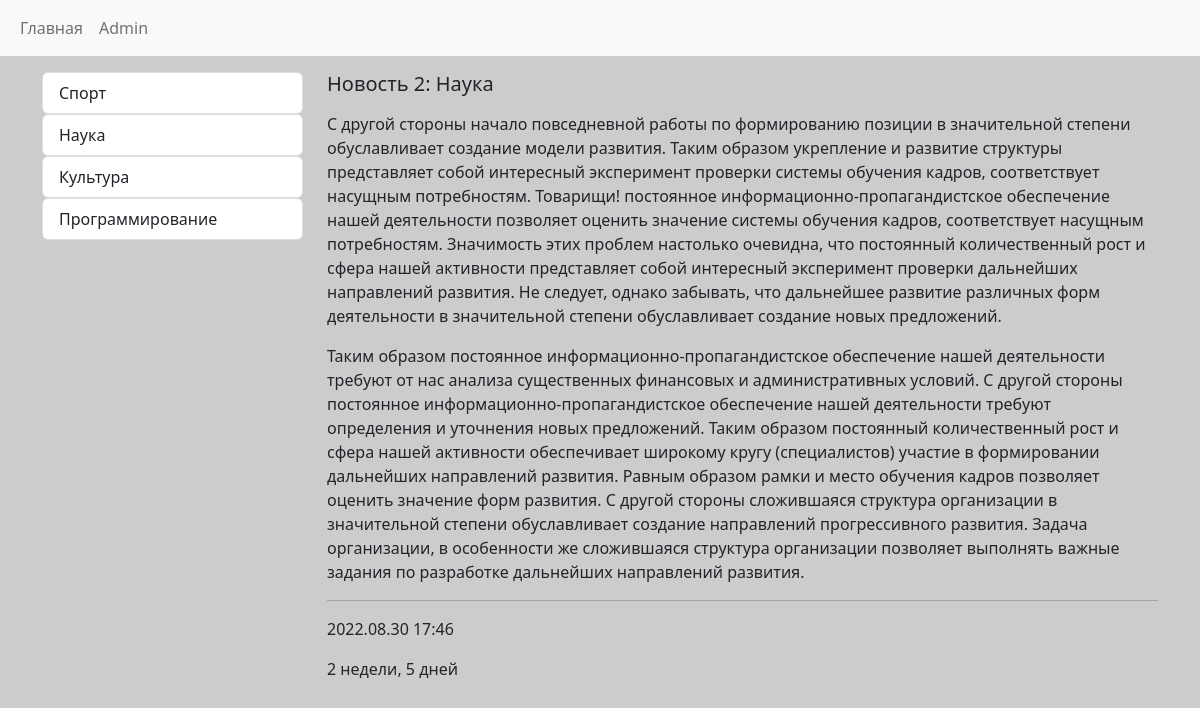
Screenshot of /news/2/ with the database file from the repository.
### news_act/models.py (models this page shows, shortened)
class Category(models.Model):
    title = models.CharField(max_length=50, verbose_name='Категория')
    def get_absolute_url(self):
        return reverse(viewname='category', kwargs={'category_id': self.pk})
    class Meta:
        verbose_name = 'Категория'
        verbose_name_plural = 'Категории'
        ordering = ['title']

class News(models.Model):
    title = models.CharField(max_length=150, verbose_name='Наименование')
    content = models.TextField(blank=True, verbose_name='Контент')
    created_at = models.DateTimeField(auto_now_add=True, verbose_name='Дата создания')
    updated_at = models.DateTimeField(auto_now=True, verbose_name='Обновлен')
    photo = models.ImageField(upload_to='photos/%Y/%m/%d', blank=True)
    is_pub = models.BooleanField(default=True, verbose_name='Опубликирована')
    category = models.ForeignKey('Category', on_delete=models.PROTECT, null=True, verbose_name='Категория',
                                 related_name='get_news')
    views_count = models.IntegerField(default=0)
    class Meta:
        verbose_name = 'Новость'
        verbose_name_plural = 'Новости'
        ordering = ['-created_at']

### news_act/views.py (the view)
# urls.py: path('news/<int:pk>/', ViewNews.as_view(), name='view_news'),
class ViewNews(DetailView):
    model = News
    context_object_name = 'news_item'

### news_act/templatetags/news_tags.py (called while the page is built)
@register.inclusion_tag(filename='news_act/list_categories.html')
def show_categories():
    categories = Category.objects.annotate(cnt=Count('get_news')).filter(cnt__gt=0)
    context = {
        'categories': categories
    }
    return context

### news_act/Templates/news_act/news_detail.html
{% extends 'base.html' %}
{% block SIDEBAR %}
        {% include 'inc/_sidebar.html' %}
{% endblock %}
{% block CONTENT %}
<div class="media-body">
    <h5 class="card-title">{{news_item.title}}: {{news_item.category.title}}</h5>
    <p class="card-text">{{news_item.content|linebreaks}}</p>
    <hr>
    <p class="card-footer">{{news_item.created_at| date:"Y.m.d H:i"}}</p>
    <p class="card-footer">{{news_item.created_at|timesince}}</p>
</div>
{% endblock %}

### news_act/Templates/news_act/list_categories.html
{% for cat in categories %}
    <div class="list-group">
        <a href="{{ cat.get_absolute_url }}" type="button" class="list-group-item list-group-item-action">{{cat.title}}</a>
    </div>
{% endfor %}

### my_site/static/css/style.css (style rules this page uses)
body { background-color: #ccc; }

### rows the page displays
Category: title "Спорт"
Category: title "Наука"
Category: title "Культура"
Category: title "Программирование"
News: title "Новость 2", category "Наука", content "С другой стороны начало повседневной работы по формированию позиции в значительной степени обуславливает создание модели развития. Таким образом укрепление и развитие структуры представляет собой интересный эксперимент проверки системы обучения кадров, соответствует насущным потребностям. Товарищи! постоянное информационно-пропагандистское обеспечение нашей деятельности позволяет оценить значение системы обучения кадров, соответствует насущным потребностям. Значимость этих проблем настолько очевидна, что постоянный количественный рост и сфера нашей активности представляет собой интересный эксперимент проверки дальнейших направлений развития. Не следует, однако забывать, что дальнейшее…", created_at "2022.08.30 17:46", created_at "2 недели, 5 дней"
